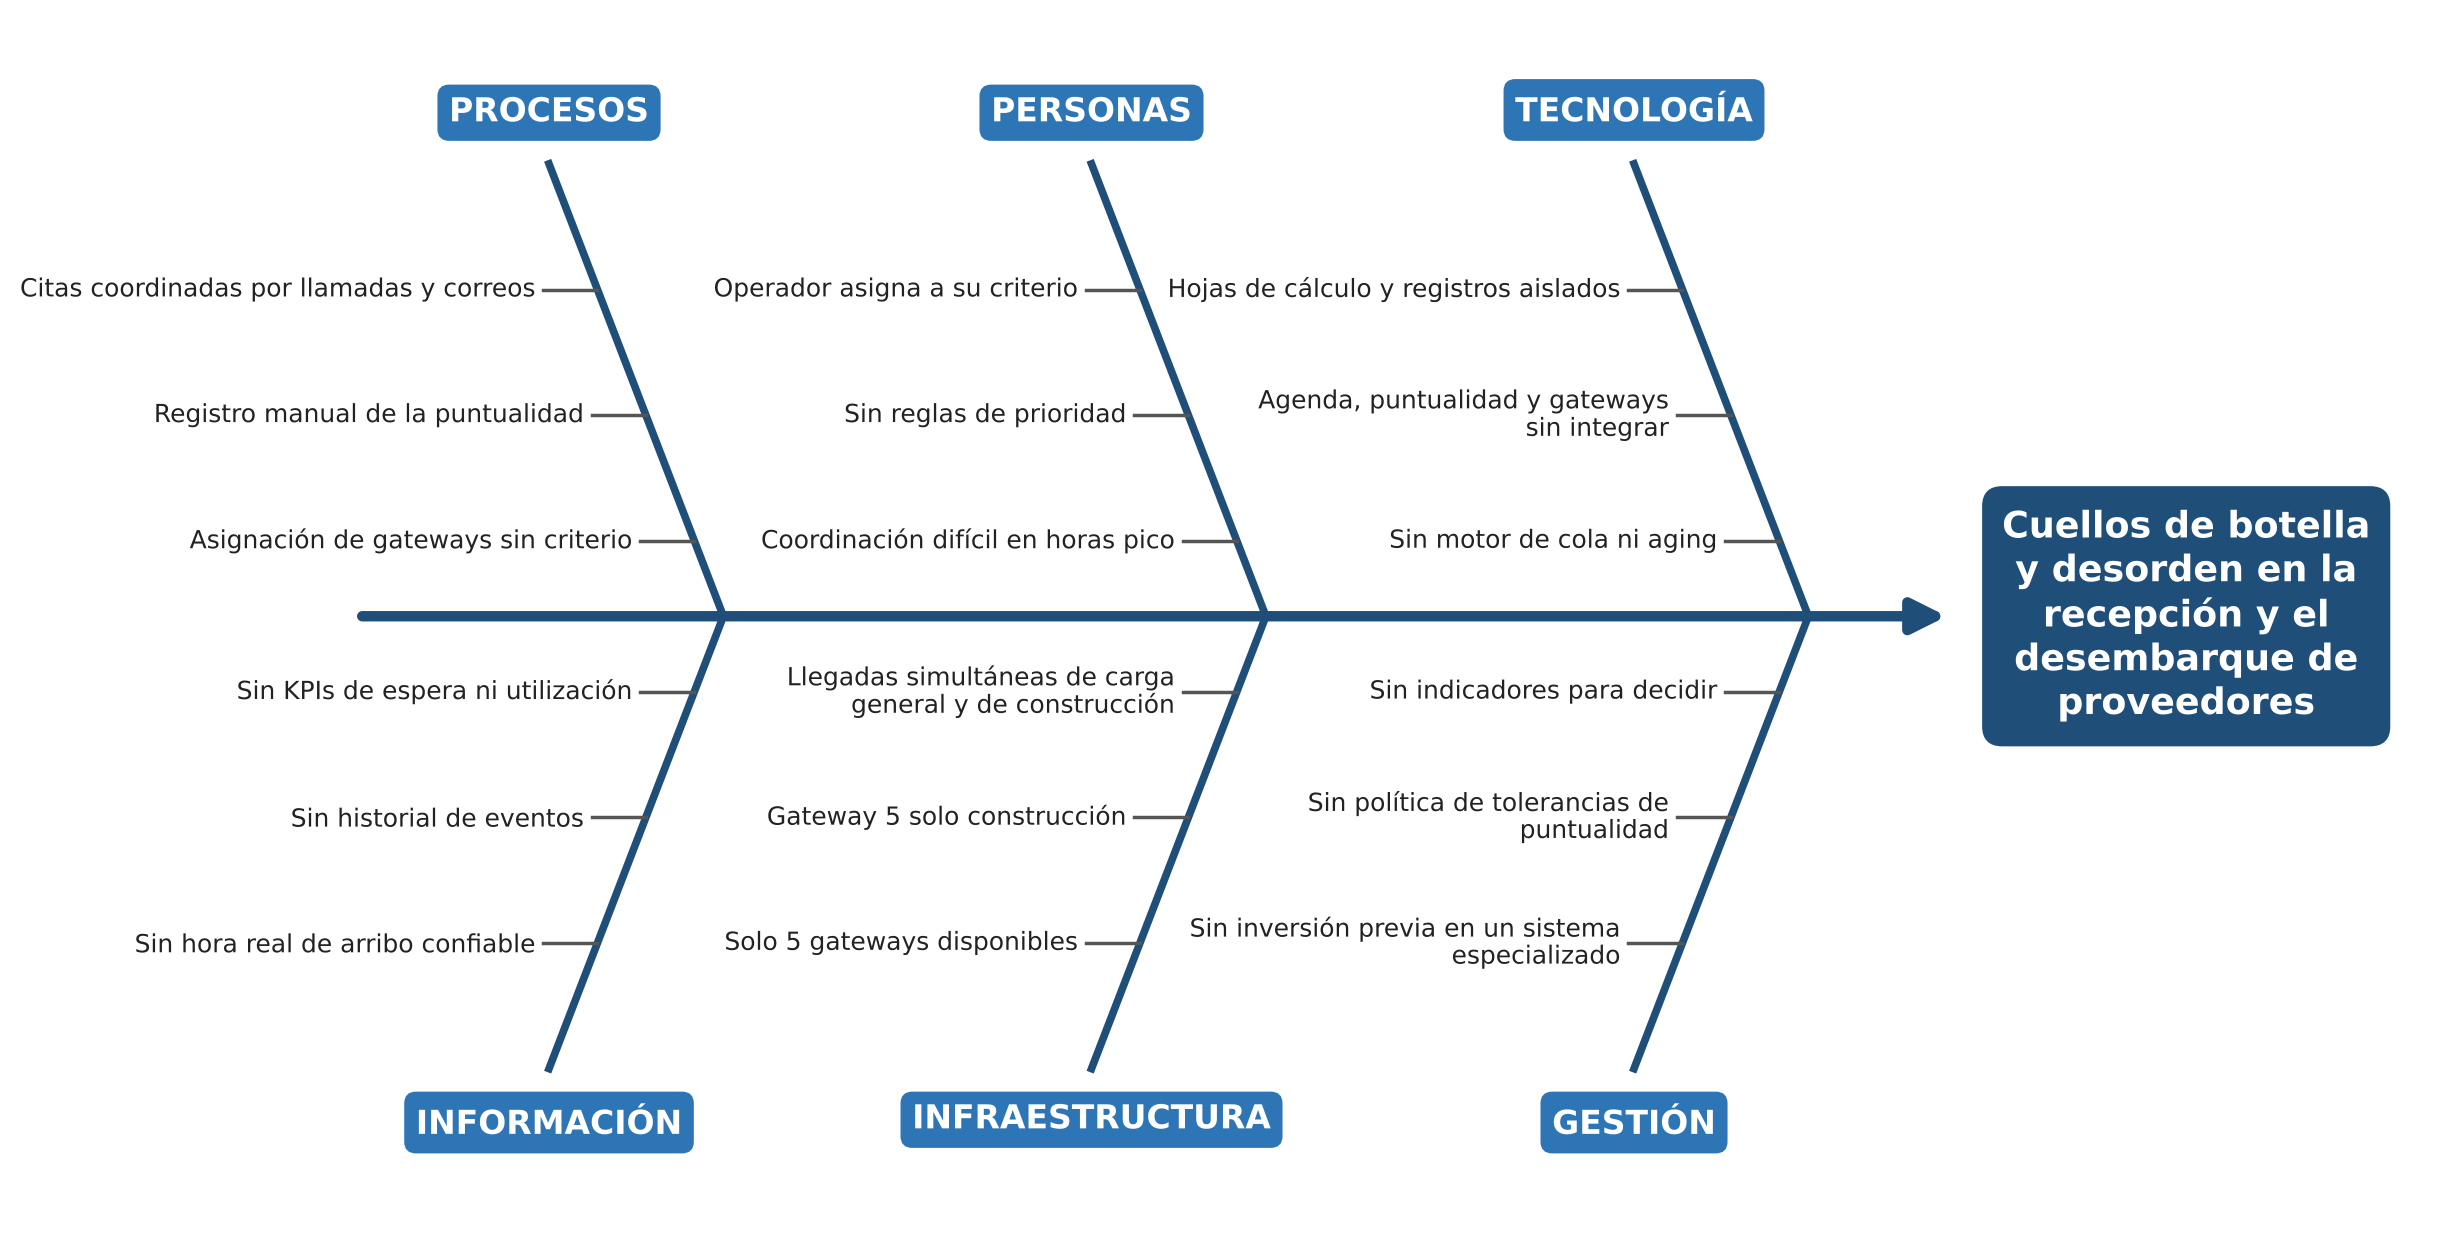

Reproduce this figure in Python.
import matplotlib
matplotlib.use('Agg')
import matplotlib.pyplot as plt
plt.rcParams['font.family'] = 'DejaVu Sans'
fig, ax = plt.subplots(figsize=(11, 6.2))
ax.set_xlim(0, 11); ax.set_ylim(0, 6.2); ax.axis('off')
AZ = '#1F4E79'
ymid = 3.1
ax.annotate('', xy=(8.55, ymid), xytext=(0.3, ymid), arrowprops=dict(arrowstyle='-|>', color=AZ, lw=3, mutation_scale=20))
ax.text(9.75, ymid, 'Cuellos de botella\ny desorden en la\nrecepción y el\ndesembarque de\nproveedores', ha='center', va='center', fontsize=10.5, fontweight='bold', color='white',
        bbox=dict(boxstyle='round,pad=0.5', fc=AZ, ec=AZ))
cats = [
 ('PROCESOS', 2.2, True, ['Citas coordinadas por llamadas y correos', 'Registro manual de la puntualidad', 'Asignación de gateways sin criterio']),
 ('PERSONAS', 5.0, True, ['Operador asigna a su criterio', 'Sin reglas de prioridad', 'Coordinación difícil en horas pico']),
 ('TECNOLOGÍA', 7.8, True, ['Hojas de cálculo y registros aislados', 'Agenda, puntualidad y gateways\nsin integrar', 'Sin motor de cola ni aging']),
 ('INFORMACIÓN', 2.2, False, ['Sin hora real de arribo confiable', 'Sin historial de eventos', 'Sin KPIs de espera ni utilización']),
 ('INFRAESTRUCTURA', 5.0, False, ['Solo 5 gateways disponibles', 'Gateway 5 solo construcción', 'Llegadas simultáneas de carga\ngeneral y de construcción']),
 ('GESTIÓN', 7.8, False, ['Sin inversión previa en un sistema\nespecializado', 'Sin política de tolerancias de\npuntualidad', 'Sin indicadores para decidir']),
]
for nombre, x, arriba, causas in cats:
    ytop = 5.45 if arriba else 0.75
    x0 = x - 0.9
    ax.plot([x0, x], [ytop, ymid], color=AZ, lw=2.2)
    ax.text(x0, ytop + (0.18 if arriba else -0.18), nombre, ha='center', va='bottom' if arriba else 'top', fontsize=9.5, fontweight='bold', color='white',
            bbox=dict(boxstyle='round,pad=0.3', fc='#2E75B6', ec='#2E75B6'))
    for i, c in enumerate(causas):
        t = (i + 1) / (len(causas) + 0.6)
        yy = ytop + (ymid - ytop) * t
        xx = x0 + (x - x0) * t
        ax.plot([xx - 0.28, xx], [yy, yy], color='#555555', lw=1)
        ax.text(xx - 0.32, yy, c, ha='right', va='center', fontsize=7.2, color='#222222', linespacing=1.1)
fig.savefig('ishikawa.png', dpi=250, bbox_inches='tight', pad_inches=0.08)
